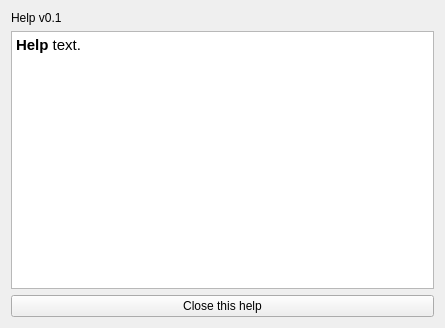
<?xml version="1.0" encoding="UTF-8"?>
<ui version="4.0">
 <class>Help</class>
 <widget class="QWidget" name="Help">
  <property name="geometry">
   <rect>
    <x>0</x>
    <y>0</y>
    <width>445</width>
    <height>328</height>
   </rect>
  </property>
  <property name="windowTitle">
   <string>Help</string>
  </property>
  <layout class="QGridLayout" name="gridLayout">
   <item row="0" column="0">
    <widget class="QLabel" name="label">
     <property name="text">
      <string>Help v0.1</string>
     </property>
    </widget>
   </item>
   <item row="1" column="0">
    <widget class="QTextEdit" name="textEdit">
     <property name="readOnly">
      <bool>true</bool>
     </property>
     <property name="html">
      <string>&lt;!DOCTYPE HTML PUBLIC &quot;-//W3C//DTD HTML 4.0//EN&quot; &quot;http://www.w3.org/TR/REC-html40/strict.dtd&quot;&gt;
&lt;html&gt;&lt;head&gt;&lt;meta name=&quot;qrichtext&quot; content=&quot;1&quot; /&gt;&lt;style type=&quot;text/css&quot;&gt;
p, li { white-space: pre-wrap; }
&lt;/style&gt;&lt;/head&gt;&lt;body style=&quot; font-family:'FreeSans'; font-size:11pt; font-weight:400; font-style:normal;&quot;&gt;
&lt;p style=&quot; margin-top:0px; margin-bottom:0px; margin-left:0px; margin-right:0px; -qt-block-indent:0; text-indent:0px;&quot;&gt;&lt;span style=&quot; font-weight:600;&quot;&gt;Help&lt;/span&gt; text.&lt;/p&gt;&lt;/body&gt;&lt;/html&gt;</string>
     </property>
    </widget>
   </item>
   <item row="2" column="0">
    <widget class="QPushButton" name="pushButton">
     <property name="text">
      <string>Close this help</string>
     </property>
    </widget>
   </item>
  </layout>
 </widget>
 <resources/>
 <connections>
  <connection>
   <sender>pushButton</sender>
   <signal>clicked()</signal>
   <receiver>Help</receiver>
   <slot>close()</slot>
   <hints>
    <hint type="sourcelabel">
     <x>222</x>
     <y>307</y>
    </hint>
    <hint type="destinationlabel">
     <x>222</x>
     <y>163</y>
    </hint>
   </hints>
  </connection>
 </connections>
</ui>
